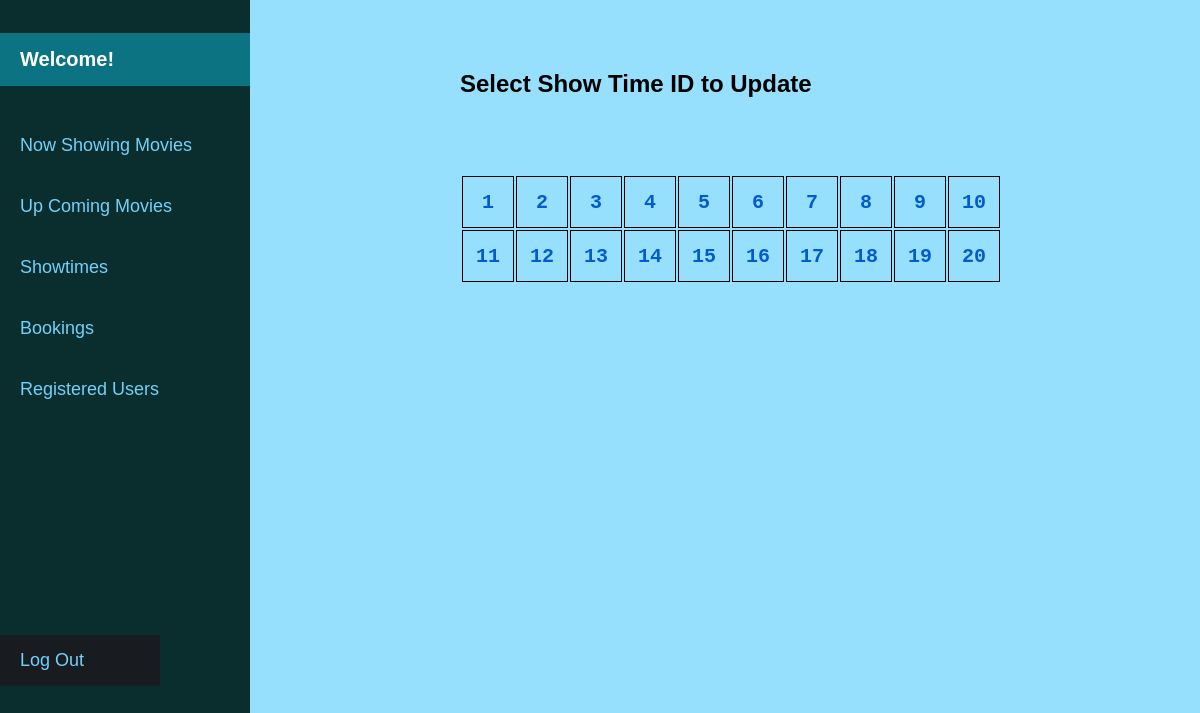
The app's page /admin/select_showtime_to_update.php with its own data.
### tables this page shows
CREATE TABLE `showtime` (
  `show_time_id` int(11) NOT NULL,
  `movie_id` int(11) DEFAULT NULL,
  `movie_name` varchar(200) NOT NULL,
  `start_time` varchar(200) NOT NULL,
  `movie_date` date NOT NULL
);

### admin/select_showtime_to_update.php (the view, shortened to what this page needs)
<?php
include('navbar_and_database_connection.php');
?><!DOCTYPE html>
<html lang="en">
<head>
    <link rel="stylesheet" type="text/css" href="showtimes.css">
</head>
<body>
<div class="wrapper">
    <div class="showtimes_id_wrapper">
        <h2> Select Show Time ID to Update <h2>
            <br><br>
        <table>
        <tr>
        <?php
        $showtimes=mysqli_query($conn,"SELECT show_time_id FROM showtime ");
        $td_count=0;
        while($showtime=mysqli_fetch_array($showtimes)){
            $td_count++;
            ?>
                <td><a href="update_showtimes.php?id=<?php echo $showtime['show_time_id'];?>"><?php echo $showtime['show_time_id'];?></td>
            <?php
            if($td_count>=10){
                ?>
                </tr>
                <?php
                $td_count=0;
            }
        }
        ?>
            </table>
    </div>
    </div>
</body>
</html>

### admin/navbar_and_database_connection_style.css (style rules this page uses)
body { font-family: Arial; margin: 0; padding: 0; }
a { font-family: monospace; }

### admin/showtimes.css (style rules this page uses)
body { background-color: rgb(150, 224, 254); }
.wrapper { padding:50px 50px 40px 300px; width: 60%; height: 800px; margin: 0px 0px 80px 160px; }
table td ,table th { border: 1px solid black; padding: 10px 20px; }
a { color: #045bcd; }
.wrapper a { text-decoration: none; }
.showtimes_id_wrapper table td { width: 40px; height: 40px; font-size: 20px; border: none; padding: 5px; margin: 10px; border: 1px solid black; text-align: center; }

### records on screen
showtime: show_time_id "1"
showtime: show_time_id "2"
showtime: show_time_id "3"
showtime: show_time_id "4"
showtime: show_time_id "5"
showtime: show_time_id "6"
showtime: show_time_id "7"
showtime: show_time_id "8"
showtime: show_time_id "9"
showtime: show_time_id "10"
showtime: show_time_id "11"
showtime: show_time_id "12"
showtime: show_time_id "13"
showtime: show_time_id "14"
showtime: show_time_id "15"
showtime: show_time_id "16"
showtime: show_time_id "17"
showtime: show_time_id "18"
showtime: show_time_id "19"
showtime: show_time_id "20"
